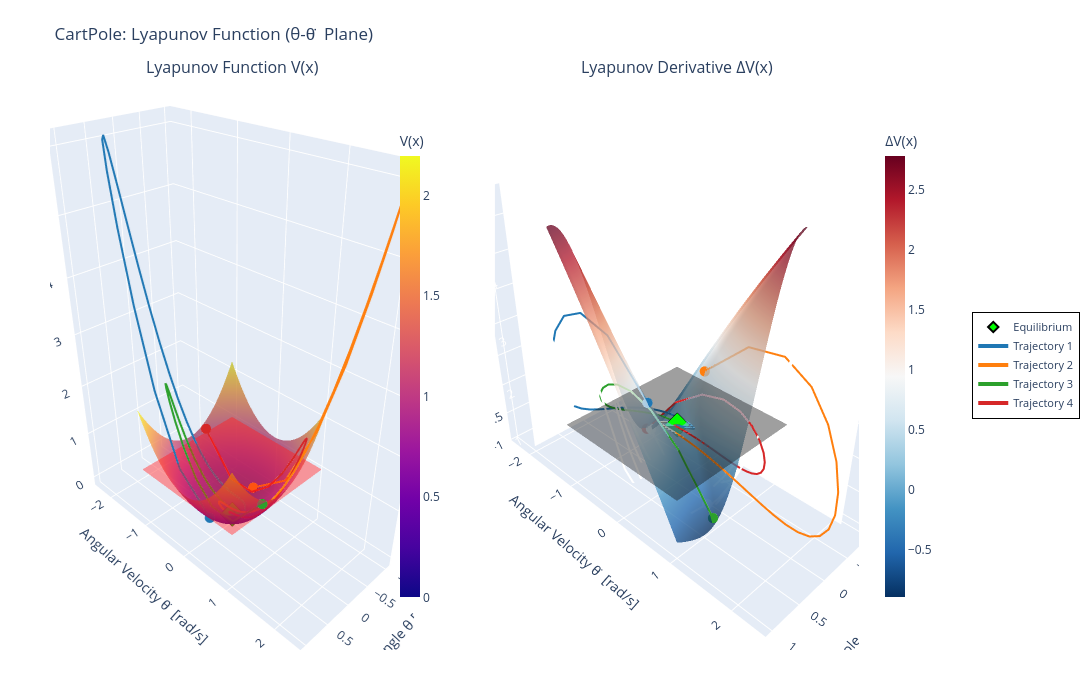

The code cell stored with this chart in its notebook:
### Code cell
# 3D Lyapunov Function Visualization, angle and angular velocity, including derivative/difference
plot_lyapunov_3d_surface(
    lyapunov_nn = lyapunov_nn,
    controller_nn = controller,
    dynamics_system = discrete_system,
    state_limits = state_limits_theta_thetadot,
    state_indices=state_indices_theta_thetadot,
    state_names=("Pole Angle θ [rad]", "Angular Velocity θ̇  [rad/s]"),
    rho=rho,
    grid_resolution=120,
    trajectories=trajectories,
    title="CartPole: Lyapunov Function (θ-θ̇  Plane)",
    show=False,
    colorscale="Plasma",
    trajectory_colorscale="D3",
    show_derivative = True,
    surface_opacity = 0.75
)

### Figure 1 — Plotly figure (JSON) as saved in the notebook; plotly's stock layout.template omitted (floating-point values rounded to 4 significant figures; data arrays with more than 128 entries replaced by an {"elided": "..."} marker saying what was removed)
{"data": [{"colorbar": {"len": 0.85, "thickness": 20, "title": {"text": "V(x)"}, "x": 0.42}, "colorscale": [[0, "#0d0887"], [0.1111, "#46039f"], [0.2222, "#7201a8"], [0.3333, "#9c179e"], [0.4444, "#bd3786"], [0.5556, "#d8576b"], [0.6667, "#ed7953"], [0.7778, "#fb9f3a"], [0.8889, "#fdca26"], [1, "#f0f921"]], "hovertemplate": "%{xaxis.title.text}: %{x:.3f}<br>%{yaxis.title.text}: %{y:.3f}<br>V: %{z:.3f}<extra></extra>", "name": "V(x)", "opacity": 0.75, "scene": "scene", "type": "surface", "x": {"elided": "120x120 float values"}, "y": {"elided": "120x120 float values"}, "z": {"elided": "120x120 float values"}}, {"colorbar": {"len": 0.85, "thickness": 20, "title": {"text": "ΔV(x)"}, "x": 1.02}, "colorscale": [[0, "rgb(5,48,97)"], [0.1, "rgb(33,102,172)"], [0.2, "rgb(67,147,195)"], [0.3, "rgb(146,197,222)"], [0.4, "rgb(209,229,240)"], [0.5, "rgb(247,247,247)"], [0.6, "rgb(253,219,199)"], [0.7, "rgb(244,165,130)"], [0.8, "rgb(214,96,77)"], [0.9, "rgb(178,24,43)"], [1, "rgb(103,0,31)"]], "hovertemplate": "%{xaxis.title.text}: %{x:.3f}<br>%{yaxis.title.text}: %{y:.3f}<br>ΔV: %{z:.3f}<extra></extra>", "name": "ΔV(x)", "opacity": 0.75, "scene": "scene2", "type": "surface", "x": {"elided": "120x120 float values"}, "y": {"elided": "120x120 float values"}, "z": {"elided": "120x120 float values"}}, {"colorscale": [[0, "red"], [1, "red"]], "hovertemplate": "ROA boundary<extra></extra>", "name": "ROA (ρ=0.997)", "opacity": 0.4, "scene": "scene", "showscale": false, "type": "surface", "x": {"elided": "120x120 float values"}, "y": {"elided": "120x120 float values"}, "z": {"elided": "120x120 float values"}}, {"colorscale": [[0, "black"], [1, "black"]], "hovertemplate": "ΔV=0 plane<extra></extra>", "name": "ΔV=0", "opacity": 0.4, "scene": "scene2", "showscale": false, "type": "surface", "x": {"elided": "120x120 float values"}, "y": {"elided": "120x120 float values"}, "z": {"elided": "120x120 float values"}}, {"hovertemplate": "Equilibrium<extra></extra>", "marker": {"color": "lime", "line": {"color": "black", "width": 2}, "size": 8, "symbol": "diamond"}, "mode": "markers", "name": "Equilibrium", "scene": "scene", "showlegend": true, "type": "scatter3d", "x": [0], "y": [0], "z": [0]}, {"hovertemplate": "Equilibrium<extra></extra>", "marker": {"color": "lime", "line": {"color": "black", "width": 2}, "size": 8, "symbol": "diamond"}, "mode": "markers", "name": "Equilibrium", "scene": "scene2", "showlegend": false, "type": "scatter3d", "x": [0], "y": [0], "z": [0]}, {"hovertemplate": "Traj 1<br>V: %{z:.3f}<extra></extra>", "line": {"color": "#1F77B4", "width": 4}, "mode": "lines", "name": "Trajectory 1", "scene": "scene", "showlegend": true, "type": "scatter3d", "x": {"elided": "201 float values"}, "y": {"elided": "201 float values"}, "z": {"elided": "201 float values"}}, {"hovertemplate": "Start<extra></extra>", "marker": {"color": "#1F77B4", "size": 6, "symbol": "circle"}, "mode": "markers", "scene": "scene", "showlegend": false, "type": "scatter3d", "x": [0.5236], "y": [0], "z": [0.2742]}, {"hovertemplate": "Traj 1<br>ΔV: %{z:.3f}<extra></extra>", "line": {"color": "#1F77B4", "width": 4}, "mode": "lines", "scene": "scene2", "showlegend": false, "type": "scatter3d", "x": {"elided": "201 float values"}, "y": {"elided": "201 float values"}, "z": {"elided": "201 float values"}}, {"hovertemplate": "Start<extra></extra>", "marker": {"color": "#1F77B4", "size": 6, "symbol": "circle"}, "mode": "markers", "scene": "scene2", "showlegend": false, "type": "scatter3d", "x": [0.5236], "y": [0], "z": [0.6135]}, {"hovertemplate": "Traj 2<br>V: %{z:.3f}<extra></extra>", "line": {"color": "#FF7F0E", "width": 4}, "mode": "lines", "name": "Trajectory 2", "scene": "scene", "showlegend": true, "type": "scatter3d", "x": {"elided": "201 float values"}, "y": {"elided": "201 float values"}, "z": {"elided": "201 float values"}}, {"hovertemplate": "Start<extra></extra>", "marker": {"color": "#FF7F0E", "size": 6, "symbol": "circle"}, "mode": "markers", "scene": "scene", "showlegend": false, "type": "scatter3d", "x": [-0.5236], "y": [0], "z": [0.2742]}, {"hovertemplate": "Traj 2<br>ΔV: %{z:.3f}<extra></extra>", "line": {"color": "#FF7F0E", "width": 4}, "mode": "lines", "scene": "scene2", "showlegend": false, "type": "scatter3d", "x": {"elided": "201 float values"}, "y": {"elided": "201 float values"}, "z": {"elided": "201 float values"}}, {"hovertemplate": "Start<extra></extra>", "marker": {"color": "#FF7F0E", "size": 6, "symbol": "circle"}, "mode": "markers", "scene": "scene2", "showlegend": false, "type": "scatter3d", "x": [-0.5236], "y": [0], "z": [0.6135]}, {"hovertemplate": "Traj 3<br>V: %{z:.3f}<extra></extra>", "line": {"color": "#2CA02C", "width": 4}, "mode": "lines", "name": "Trajectory 3", "scene": "scene", "showlegend": true, "type": "scatter3d", "x": {"elided": "201 float values"}, "y": {"elided": "201 float values"}, "z": {"elided": "201 float values"}}, {"hovertemplate": "Start<extra></extra>", "marker": {"color": "#2CA02C", "size": 6, "symbol": "circle"}, "mode": "markers", "scene": "scene", "showlegend": false, "type": "scatter3d", "x": [0.3491], "y": [1], "z": [1.122]}, {"hovertemplate": "Traj 3<br>ΔV: %{z:.3f}<extra></extra>", "line": {"color": "#2CA02C", "width": 4}, "mode": "lines", "scene": "scene2", "showlegend": false, "type": "scatter3d", "x": {"elided": "201 float values"}, "y": {"elided": "201 float values"}, "z": {"elided": "201 float values"}}, {"hovertemplate": "Start<extra></extra>", "marker": {"color": "#2CA02C", "size": 6, "symbol": "circle"}, "mode": "markers", "scene": "scene2", "showlegend": false, "type": "scatter3d", "x": [0.3491], "y": [1], "z": [-0.7779]}, {"hovertemplate": "Traj 4<br>V: %{z:.3f}<extra></extra>", "line": {"color": "#D62728", "width": 4}, "mode": "lines", "name": "Trajectory 4", "scene": "scene", "showlegend": true, "type": "scatter3d", "x": {"elided": "201 float values"}, "y": {"elided": "201 float values"}, "z": {"elided": "201 float values"}}, {"hovertemplate": "Start<extra></extra>", "marker": {"color": "#D62728", "size": 6, "symbol": "circle"}, "mode": "markers", "scene": "scene", "showlegend": false, "type": "scatter3d", "x": [-0.3491], "y": [-1], "z": [1.122]}, {"hovertemplate": "Traj 4<br>ΔV: %{z:.3f}<extra></extra>", "line": {"color": "#D62728", "width": 4}, "mode": "lines", "scene": "scene2", "showlegend": false, "type": "scatter3d", "x": {"elided": "201 float values"}, "y": {"elided": "201 float values"}, "z": {"elided": "201 float values"}}, {"hovertemplate": "Start<extra></extra>", "marker": {"color": "#D62728", "size": 6, "symbol": "circle"}, "mode": "markers", "scene": "scene2", "showlegend": false, "type": "scatter3d", "x": [-0.3491], "y": [-1], "z": [-0.7779]}], "layout": {"annotations": [{"font": {"size": 16}, "showarrow": false, "text": "Lyapunov Function V(x)", "x": 0.225, "xanchor": "center", "xref": "paper", "y": 1, "yanchor": "bottom", "yref": "paper"}, {"font": {"size": 16}, "showarrow": false, "text": "Lyapunov Derivative ΔV(x)", "x": 0.775, "xanchor": "center", "xref": "paper", "y": 1, "yanchor": "bottom", "yref": "paper"}], "height": 700, "legend": {"bgcolor": "rgba(255,255,255,0.95)", "bordercolor": "black", "borderwidth": 1, "font": {"size": 11}, "x": 1.14, "xanchor": "left", "y": 0.5, "yanchor": "middle"}, "margin": {"b": 50, "l": 50, "r": 50, "t": 80}, "scene": {"camera": {"eye": {"x": 1.5, "y": 1.5, "z": 1.3}}, "domain": {"x": [0, 0.45], "y": [0, 1]}, "xaxis": {"title": {"text": "Pole Angle θ [rad]"}}, "yaxis": {"title": {"text": "Angular Velocity θ̇  [rad/s]"}}, "zaxis": {"title": {"text": "V(x)"}}}, "scene2": {"camera": {"eye": {"x": 1.5, "y": 1.5, "z": 1.3}}, "domain": {"x": [0.55, 1], "y": [0, 1]}, "xaxis": {"title": {"text": "Pole Angle θ [rad]"}}, "yaxis": {"title": {"text": "Angular Velocity θ̇  [rad/s]"}}, "zaxis": {"title": {"text": "ΔV(x)"}}}, "showlegend": true, "title": {"text": "CartPole: Lyapunov Function (θ-θ̇  Plane)"}, "width": 1500}}
